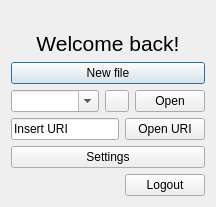
<?xml version="1.0" encoding="UTF-8"?>
<ui version="4.0">
 <class>WelcomeWin</class>
 <widget class="QDialog" name="WelcomeWin">
  <property name="geometry">
   <rect>
    <x>0</x>
    <y>0</y>
    <width>392</width>
    <height>585</height>
   </rect>
  </property>
  <property name="sizePolicy">
   <sizepolicy hsizetype="Fixed" vsizetype="Fixed">
    <horstretch>0</horstretch>
    <verstretch>0</verstretch>
   </sizepolicy>
  </property>
  <property name="minimumSize">
   <size>
    <width>290</width>
    <height>368</height>
   </size>
  </property>
  <property name="windowTitle">
   <string>File choice</string>
  </property>
  <layout class="QVBoxLayout" name="verticalLayout">
   <property name="sizeConstraint">
    <enum>QLayout::SetFixedSize</enum>
   </property>
   <item>
    <widget class="QLabel" name="ProfilePicture">
     <property name="sizePolicy">
      <sizepolicy hsizetype="Preferred" vsizetype="Expanding">
       <horstretch>0</horstretch>
       <verstretch>0</verstretch>
      </sizepolicy>
     </property>
     <property name="text">
      <string/>
     </property>
     <property name="alignment">
      <set>Qt::AlignCenter</set>
     </property>
    </widget>
   </item>
   <item>
    <widget class="QLabel" name="WelcomeLabel">
     <property name="font">
      <font>
       <pointsize>16</pointsize>
      </font>
     </property>
     <property name="text">
      <string>Welcome back!</string>
     </property>
     <property name="alignment">
      <set>Qt::AlignCenter</set>
     </property>
    </widget>
   </item>
   <item>
    <widget class="QPushButton" name="NewButton">
     <property name="text">
      <string>New file</string>
     </property>
     <property name="icon">
      <iconset resource="icons.qrc">
       <normaloff>:/file/themes/material/new_doc.png</normaloff>:/file/themes/material/new_doc.png</iconset>
     </property>
     <property name="default">
      <bool>true</bool>
     </property>
    </widget>
   </item>
   <item>
    <layout class="QHBoxLayout" name="horizontalLayout">
     <item>
      <widget class="QComboBox" name="OpenMenu">
       <property name="autoFillBackground">
        <bool>true</bool>
       </property>
       <property name="editable">
        <bool>true</bool>
       </property>
       <property name="insertPolicy">
        <enum>QComboBox::NoInsert</enum>
       </property>
      </widget>
     </item>
     <item>
      <widget class="QPushButton" name="RefreshButton">
       <property name="maximumSize">
        <size>
         <width>24</width>
         <height>16777215</height>
        </size>
       </property>
       <property name="toolTip">
        <string>&lt;html&gt;&lt;head/&gt;&lt;body&gt;&lt;p&gt;Refresh file list&lt;/p&gt;&lt;/body&gt;&lt;/html&gt;</string>
       </property>
       <property name="text">
        <string/>
       </property>
       <property name="icon">
        <iconset resource="icons.qrc">
         <normaloff>:/misc/themes/material/update.png</normaloff>:/misc/themes/material/update.png</iconset>
       </property>
      </widget>
     </item>
     <item>
      <widget class="QPushButton" name="OpenButton">
       <property name="maximumSize">
        <size>
         <width>70</width>
         <height>16777215</height>
        </size>
       </property>
       <property name="text">
        <string>Open</string>
       </property>
       <property name="icon">
        <iconset resource="icons.qrc">
         <normaloff>:/file/themes/material/open_doc.png</normaloff>:/file/themes/material/open_doc.png</iconset>
       </property>
      </widget>
     </item>
    </layout>
   </item>
   <item>
    <layout class="QHBoxLayout" name="horizontalLayout_2">
     <item>
      <widget class="QLineEdit" name="LinkURI">
       <property name="text">
        <string>Insert URI</string>
       </property>
      </widget>
     </item>
     <item>
      <widget class="QPushButton" name="LinkButton">
       <property name="text">
        <string>Open URI</string>
       </property>
      </widget>
     </item>
    </layout>
   </item>
   <item>
    <widget class="QPushButton" name="SettingsButton">
     <property name="text">
      <string>Settings</string>
     </property>
     <property name="icon">
      <iconset resource="icons.qrc">
       <normaloff>:/misc/themes/material/settings.png</normaloff>:/misc/themes/material/settings.png</iconset>
     </property>
    </widget>
   </item>
   <item alignment="Qt::AlignRight">
    <widget class="QPushButton" name="LogoutButton">
     <property name="sizePolicy">
      <sizepolicy hsizetype="Fixed" vsizetype="Fixed">
       <horstretch>0</horstretch>
       <verstretch>0</verstretch>
      </sizepolicy>
     </property>
     <property name="maximumSize">
      <size>
       <width>100</width>
       <height>25</height>
      </size>
     </property>
     <property name="text">
      <string>Logout</string>
     </property>
     <property name="icon">
      <iconset theme="gnome-logout">
       <normaloff>.</normaloff>.</iconset>
     </property>
    </widget>
   </item>
  </layout>
 </widget>
 <resources>
  <include location="icons.qrc"/>
 </resources>
 <connections/>
</ui>
